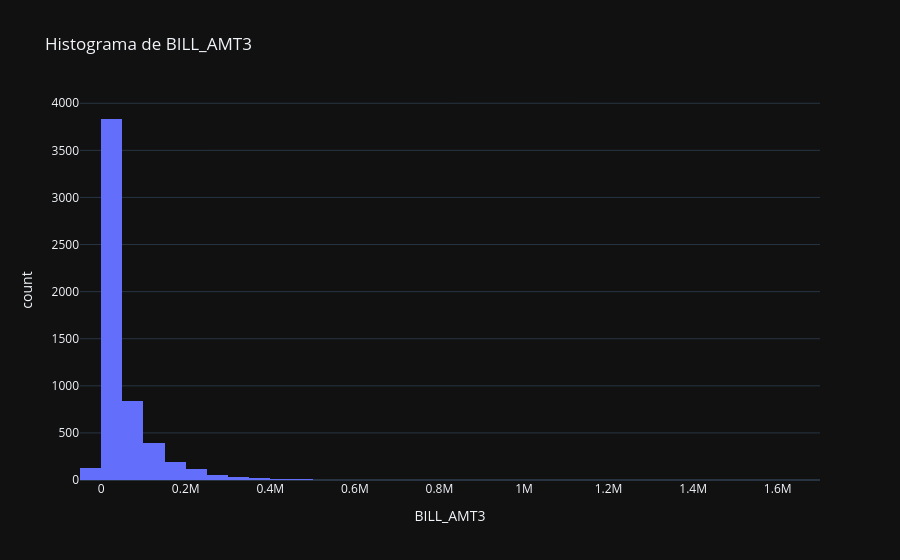
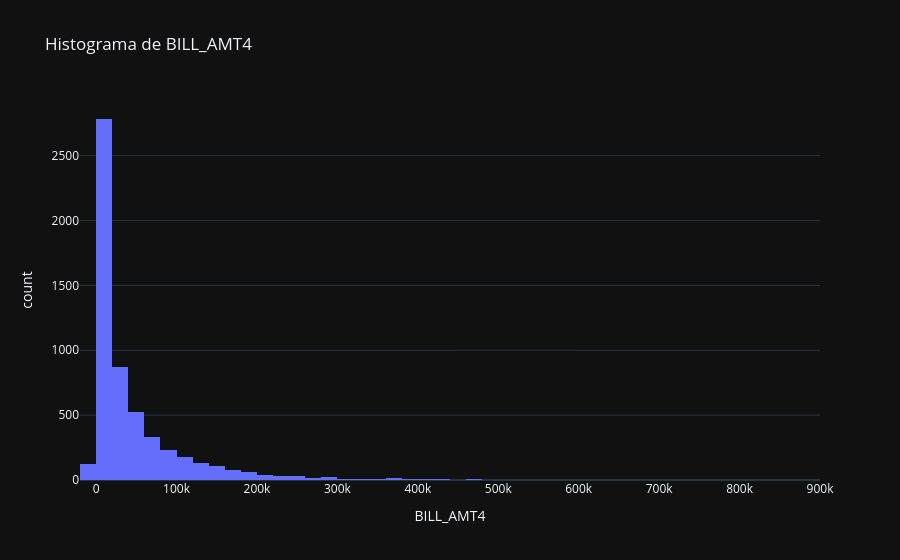
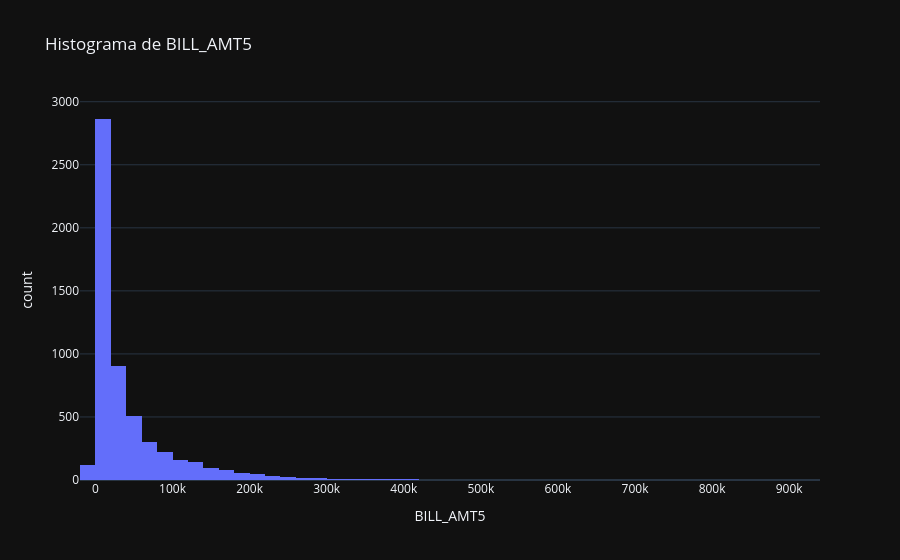
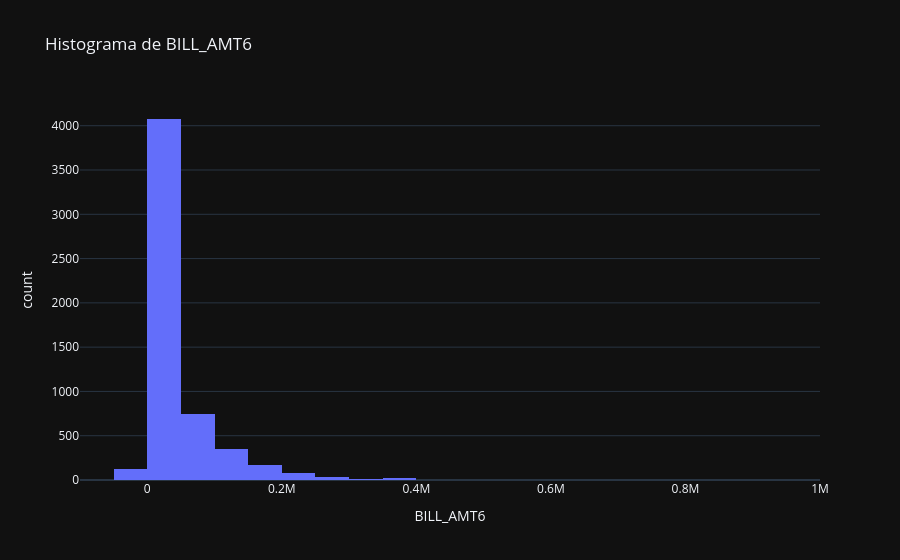

Write notebook code for charts like these, in order.
### Markdown cell above
### EDA Continuas

### Code cell
for caracteristica in ls_continuas:
    fig = px.histogram(df, x=caracteristica, nbins=50, title=f"Histograma de {caracteristica}",template = "plotly_dark")
    fig.show()

### Figure 1 — Plotly figure (JSON) as saved in the notebook; plotly's stock layout.template omitted (floating-point values rounded to 4 significant figures; data arrays with more than 128 entries replaced by an {"elided": "..."} marker saying what was removed)
{"data": [{"bingroup": "x", "hovertemplate": "BILL_AMT3=%{x}<br>count=%{y}<extra></extra>", "legendgroup": "", "marker": {"color": "#636efa", "pattern": {"shape": ""}}, "name": "", "nbinsx": 50, "orientation": "v", "showlegend": false, "type": "histogram", "x": {"elided": "5625 float values"}, "xaxis": "x", "yaxis": "y"}], "layout": {"barmode": "relative", "legend": {"tracegroupgap": 0}, "title": {"text": "Histograma de BILL_AMT3"}, "xaxis": {"anchor": "y", "domain": [0, 1], "title": {"text": "BILL_AMT3"}}, "yaxis": {"anchor": "x", "domain": [0, 1], "title": {"text": "count"}}}}

### Figure 2 — Plotly figure (JSON) as saved in the notebook; plotly's stock layout.template omitted (floating-point values rounded to 4 significant figures; data arrays with more than 128 entries replaced by an {"elided": "..."} marker saying what was removed)
{"data": [{"bingroup": "x", "hovertemplate": "BILL_AMT4=%{x}<br>count=%{y}<extra></extra>", "legendgroup": "", "marker": {"color": "#636efa", "pattern": {"shape": ""}}, "name": "", "nbinsx": 50, "orientation": "v", "showlegend": false, "type": "histogram", "x": {"elided": "5625 float values"}, "xaxis": "x", "yaxis": "y"}], "layout": {"barmode": "relative", "legend": {"tracegroupgap": 0}, "title": {"text": "Histograma de BILL_AMT4"}, "xaxis": {"anchor": "y", "domain": [0, 1], "title": {"text": "BILL_AMT4"}}, "yaxis": {"anchor": "x", "domain": [0, 1], "title": {"text": "count"}}}}

### Figure 3 — Plotly figure (JSON) as saved in the notebook; plotly's stock layout.template omitted (floating-point values rounded to 4 significant figures; data arrays with more than 128 entries replaced by an {"elided": "..."} marker saying what was removed)
{"data": [{"bingroup": "x", "hovertemplate": "BILL_AMT5=%{x}<br>count=%{y}<extra></extra>", "legendgroup": "", "marker": {"color": "#636efa", "pattern": {"shape": ""}}, "name": "", "nbinsx": 50, "orientation": "v", "showlegend": false, "type": "histogram", "x": {"elided": "5625 float values"}, "xaxis": "x", "yaxis": "y"}], "layout": {"barmode": "relative", "legend": {"tracegroupgap": 0}, "title": {"text": "Histograma de BILL_AMT5"}, "xaxis": {"anchor": "y", "domain": [0, 1], "title": {"text": "BILL_AMT5"}}, "yaxis": {"anchor": "x", "domain": [0, 1], "title": {"text": "count"}}}}

### Figure 4 — Plotly figure (JSON) as saved in the notebook; plotly's stock layout.template omitted (floating-point values rounded to 4 significant figures; data arrays with more than 128 entries replaced by an {"elided": "..."} marker saying what was removed)
{"data": [{"bingroup": "x", "hovertemplate": "BILL_AMT6=%{x}<br>count=%{y}<extra></extra>", "legendgroup": "", "marker": {"color": "#636efa", "pattern": {"shape": ""}}, "name": "", "nbinsx": 50, "orientation": "v", "showlegend": false, "type": "histogram", "x": {"elided": "5625 float values"}, "xaxis": "x", "yaxis": "y"}], "layout": {"barmode": "relative", "legend": {"tracegroupgap": 0}, "title": {"text": "Histograma de BILL_AMT6"}, "xaxis": {"anchor": "y", "domain": [0, 1], "title": {"text": "BILL_AMT6"}}, "yaxis": {"anchor": "x", "domain": [0, 1], "title": {"text": "count"}}}}
